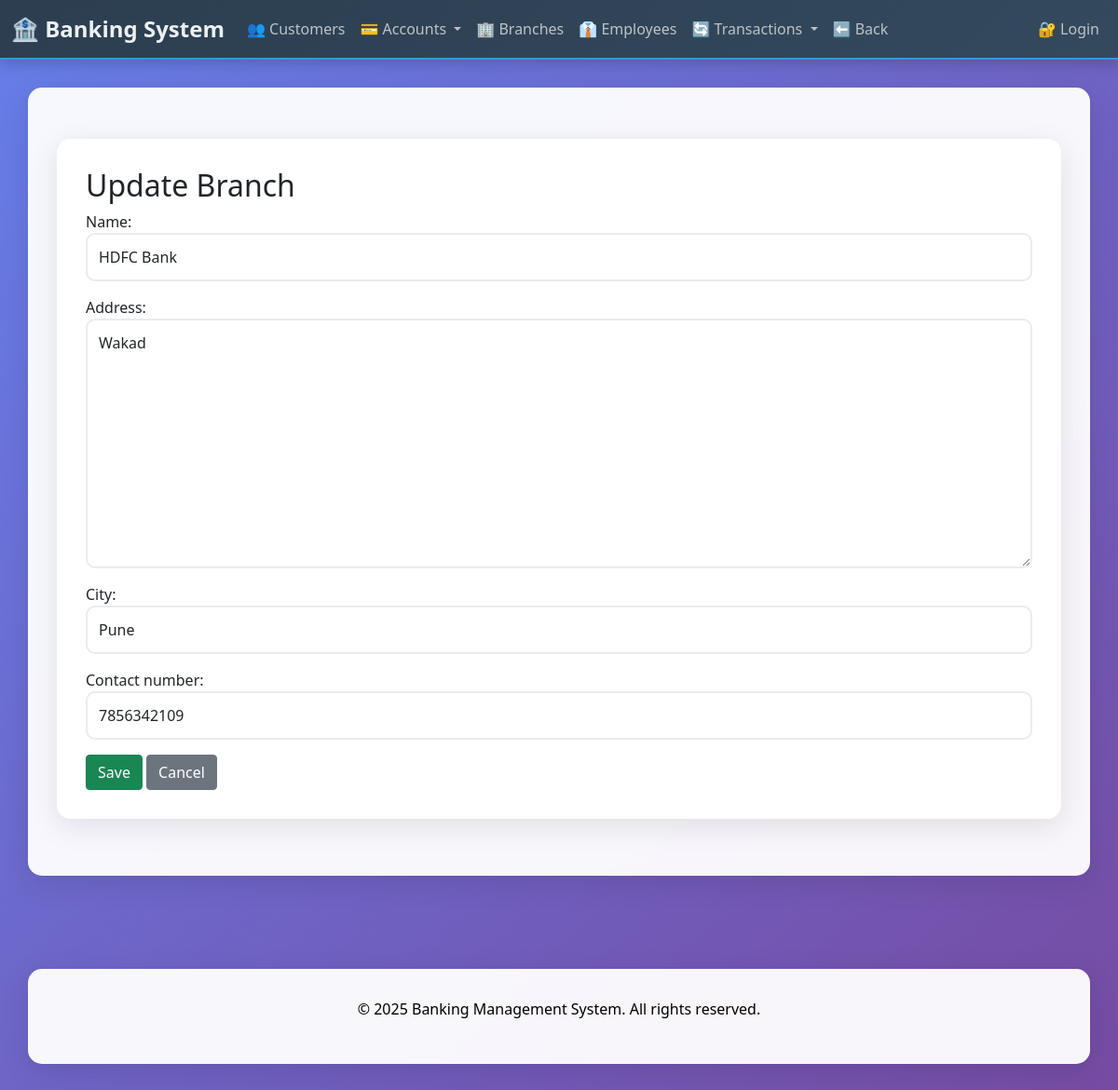
The page /branches/update/1/ on the database its author committed.
### branches/models.py (models this page shows, shortened)
class Branch(models.Model):
    name = models.CharField(max_length=100)
    address = models.TextField()
    city = models.CharField(max_length=50)
    contact_number = models.CharField(max_length=15)

### branches/views.py (the view)
# urls.py: path('update/<int:pk>/', views.branch_update, name='branch_update'),
def branch_update(request, pk):
    branch = get_object_or_404(Branch, pk=pk)
    if request.method == 'POST':
        form = BranchForm(request.POST, instance=branch)
        if form.is_valid():
            form.save()
            messages.success(request, 'Branch updated successfully.')
            return redirect('branch_list')
    else:
        form = BranchForm(instance=branch)
    return render(request, 'branches/branch_form.html', {'form': form, 'title': 'Update Branch'})

### branches/forms.py
class BranchForm(forms.ModelForm):
    class Meta:
        model = Branch
        fields = ['name', 'address', 'city', 'contact_number']
        widgets = {
            'name': forms.TextInput(attrs={'class': 'form-control'}),
            'address': forms.Textarea(attrs={'class': 'form-control'}),
            'city': forms.TextInput(attrs={'class': 'form-control'}),
            'contact_number': forms.TextInput(attrs={'class': 'form-control'}),
        }

### templates/branches/branch_form.html (shortened to what this page needs)
{% extends 'customers/base.html' %}
{% block content %}
<div class="container mt-4">
    <h2>{{ title }}</h2>
    <form method="post" novalidate>
        {{ form.as_p }}
        <button type="submit" class="btn btn-success">Save</button>
        <a href="{% url 'branch_list' %}" class="btn btn-secondary">Cancel</a>
    </form>
</div>
{% endblock %}

### templates/customers/base.html (style rules this page uses)
body { background: linear-gradient(135deg, #667eea 0%, #764ba2 100%); min-height: 100vh; font-family: 'Segoe UI', Tahoma, Geneva, Verdana, sans-serif; }
.container { background: rgba(255, 255, 255, 0.95); border-radius: 15px; padding: 30px; margin-top: 30px; margin-bottom: 30px; box-shadow: 0 8px 32px rgba(0,0,0,0.1); backdrop-filter: blur(10px); border: 1px solid rgba(255, 255, 255, 0.18); }
.form-control { border-radius: 10px; border: 2px solid #e9ecef; padding: 12px; transition: all 0.3s ease; }

### rows shown on the page
Branch: name "HDFC Bank", address "Wakad", city "Pune", contact_number "7856342109"

### other values the page prints
{{ title }} "Update Branch"
